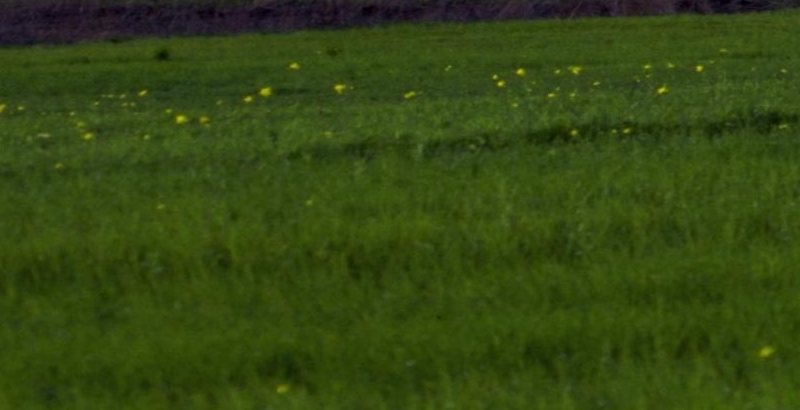
#> input picture artifacts/sky-refs/grass/_src-front.png, 800 x 410 px, given in place of bliss-4k.jpg, which was not available
$ python make-hill.py
#> lines starting #> are read from the running program, lines starting #| are printed output that depends on the picture; after the words box and inside, x2 and y2 are one past the last pixel; in counts of white or black regions, pixels touching at a corner belong together; pictures that were not available may be replaced by others from this repository, and a replacement may not be noted
# Bliss hill enhancer + cutout -> public/assets/bliss-hill.webp. Pillow only.
import time, random
from pathlib import Path
from PIL import Image, ImageFilter, ImageChops, ImageEnhance
t0=time.time()
ROOT=Path(__file__).resolve().parents[1]
OUT=ROOT/'public'/'assets'/'bliss-hill.webp'
PREV=ROOT/'artifacts'/'sky-refs'/'grass'
src=Image.open(ROOT/'public'/'assets'/'bliss-4k.jpg').convert('RGB'); W,H=src.size
#> further down, src is the input picture: PIL image 800x410 RGB; mean R, G, B 51.8, 71.1, 17.7
#> after `W, H = src.size`: W = 800; H = 410
# 1 deblock: light median then blend back
img=Image.blend(src,src.filter(ImageFilter.MedianFilter(3)),0.6)
# 2 grass texture: slightly tilted streak noise, fine (ridge) and coarse (front)
def streaks(sx,sy,sig):
#> called with sx = 1, sy = 5, sig = 50
    w,h=W//sx,H//sy; pw,ph=int(w*1.1)+2,int(h*1.1)+2
#> after `w, h = (W // sx, H // sy)`: w = 800; h = 82
#> after `pw, ph = (int(w * 1.1) + 2, int(h * 1.1) + 2)`: pw = 882; ph = 92
    n=Image.effect_noise((pw,ph),sig).rotate(3,Image.BICUBIC)
    n=n.crop(((pw-w)//2,(ph-h)//2,(pw-w)//2+w,(ph-h)//2+h)).resize((W,H),Image.BICUBIC)
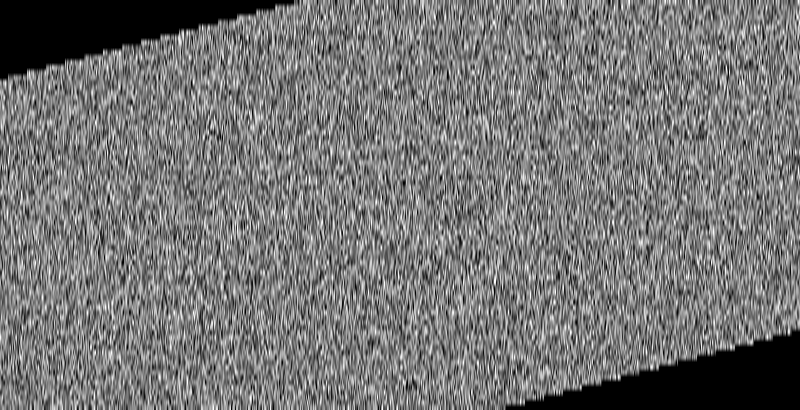
#> n: PIL image 800x410 L; min 0, max 255, mean 117.5
    return n.filter(ImageFilter.GaussianBlur(0.9))
random.seed(1)
fine=ImageChops.add(streaks(1,5,50),streaks(2,7,40),2,0)
coarse=ImageChops.add(streaks(2,13,60),streaks(3,23,50),2,0).filter(ImageFilter.GaussianBlur(1.5))
#> call 3 of streaks, with sx = 2, sy = 13, sig = 60
#> in streaks (call 3), `n=n.crop(((pw-w)//2,(ph-h)//2,(pw-w)//2+w,(ph-h)//2+h)).resize((W,H),I..`:
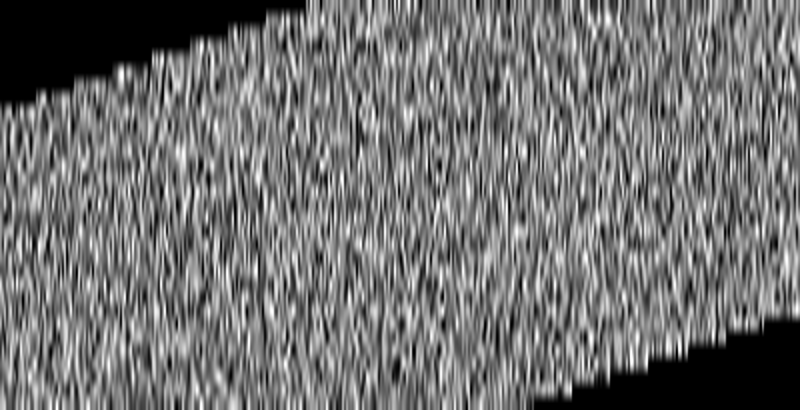
#> n: PIL image 800x410 L; min 0, max 255, mean 114.2
lin=Image.linear_gradient('L').resize((W,H))  # 0 top ->255 bottom
depth=lin.point(lambda v:max(0,min(255,int((v-110)*2.0))))
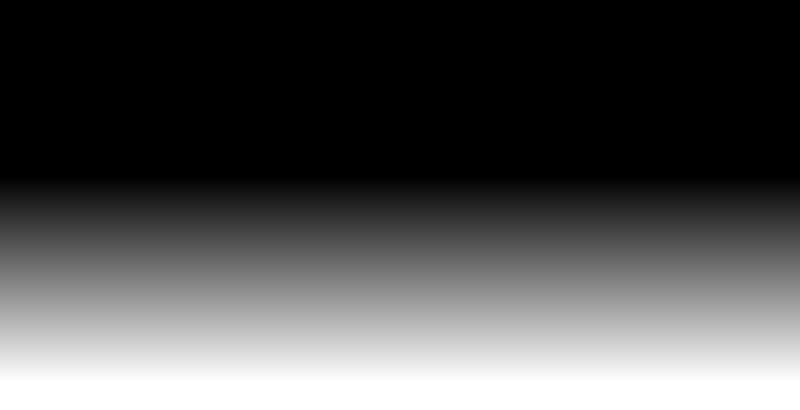
#> depth: PIL image 800x410 L; min 0, max 255, mean 81.4
tex=Image.composite(coarse,fine,depth)
# high-pass the texture so it's zero-mean around 128
tex=ImageChops.subtract(tex,tex.filter(ImageFilter.GaussianBlur(3)),1,128)
# 3 luminance-only: sharpen Y, soft-light texture into Y
y,cb,cr=img.convert('YCbCr').split()
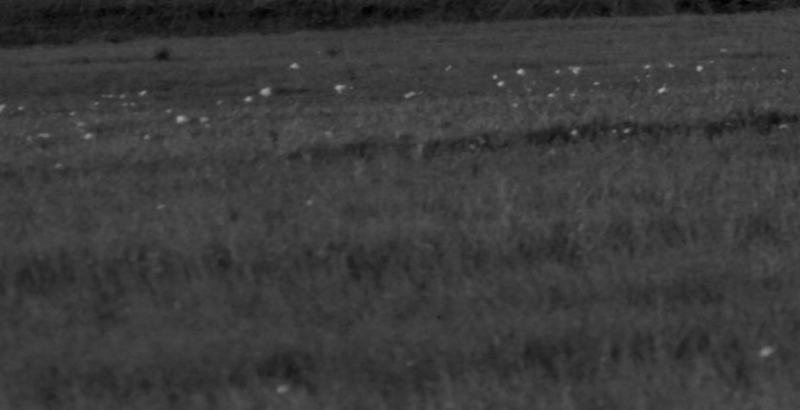
#> y: PIL image 800x410 L; min 3, max 162, mean 58.6
yf=y.filter(ImageFilter.UnsharpMask(1.2,45,3))
yf=Image.composite(y.filter(ImageFilter.UnsharpMask(1.8,60,3)),yf,depth)
tl=Image.composite(tex.point(lambda v:int(128+(v-128)*0.15)),tex.point(lambda v:int(128+(v-128)*0.2)),depth)
# fade the texture out below depth 0.85
cut=int(255*0.85)
fade=lin.point(lambda v:255 if v<=cut else max(0,int(255*(1-(v-cut)/(255-cut)))))
tl=Image.composite(tl,Image.new('L',(W,H),128),fade)
ys=ImageChops.soft_light(yf,tl)
# restrict texture to grass (G-B>8), not sky
r,g,b=src.split()
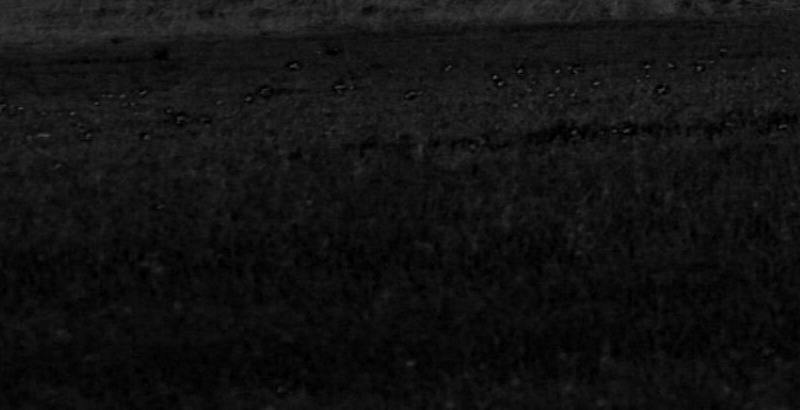
#> b: PIL image 800x410 L; min 0, max 80, mean 17.7
grass=ImageChops.subtract(g,b).point(lambda v:255 if v>8 else 0)
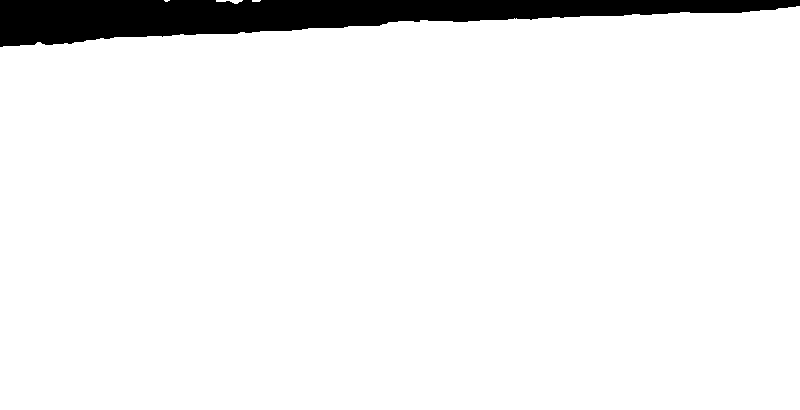
#> grass: PIL image 800x410 L; 93.8% white; 1 black region, box (x1, y1, x2, y2) and area: (0, 0, 800, 47) 20175
ys=Image.composite(ys,yf,grass.filter(ImageFilter.GaussianBlur(2)))
img=Image.merge('YCbCr',(ys,cb,cr)).convert('RGB')
img=ImageEnhance.Color(img).enhance(1.02); img=ImageEnhance.Brightness(img).enhance(1.04)
# 4 cutout: per-column scan from 45% height, first run >=12 grass px
gb=grass.tobytes(); a=bytearray(W*H); y0=int(H*.45)
#> after `y0 = int(H * 0.45)`: y0 = 184
for x in range(W):
    run=0; top=H
    for yy in range(y0,H):
        if gb[yy*W+x]:
            run+=1
            if run>=12: top=yy-11; break
        else: run=0
    for yy in range(top,H): a[yy*W+x]=255
al=Image.frombytes('L',(W,H),bytes(a)).filter(ImageFilter.MinFilter(3)).filter(ImageFilter.GaussianBlur(1.5))
out=img.convert('RGBA'); out.putalpha(al)
out.save(OUT,quality=86,method=4)
# previews (only when the refs folder exists)
def cmp(box,name):
#> called with box = (1500, 1150, 2300, 1600), name = 'compare-ridge.png'
    a_=src.crop(box); b_=out.crop(box).convert('RGB')
#> after `a_ = src.crop(box)`: a_: PIL image 800x450 RGB; every value is 0
    c=Image.new('RGB',(a_.width*2+8,a_.height),'white'); c.paste(a_,(0,0)); c.paste(b_,(a_.width+8,0)); c.save(PREV/name)
#> after `c = Image.new('RGB', (a_.width * 2 + 8, a_.height), 'white')`: c: PIL image 1608x450 RGB; every value is 255
#> after `c.paste(a_, (0, 0))`: c: PIL image 1608x450 RGB; 50.2% white; 1 black region, box (x1, y1, x2, y2) and area: (0, 0, 800, 450) 360000
#> after `c.paste(b_, (a_.width + 8, 0))`: c: PIL image 1608x450 RGB; 0.5% white; 1 white region, box (x1, y1, x2, y2) and area: (800, 0, 808, 450) 3600
if PREV.is_dir():
    cmp((1500,1150,2300,1600),'compare-ridge.png'); cmp((300,1750,1100,2160),'compare-front.png')
#> call 2 of cmp, with box = (300, 1750, 1100, 2160), name = 'compare-front.png'
#> in cmp (call 2), `a_ = src.crop(box)`: a_: PIL image 800x410 RGB; every value is 0
#> in cmp (call 2), `c = Image.new('RGB', (a_.width * 2 + 8, a_.height), 'white')`: c: PIL image 1608x410 RGB; every value is 255
#> in cmp (call 2), `c.paste(a_, (0, 0))`: c: PIL image 1608x410 RGB; 50.2% white; 1 black region, box (x1, y1, x2, y2) and area: (0, 0, 800, 410) 328000
#> in cmp (call 2), `c.paste(b_, (a_.width + 8, 0))`:
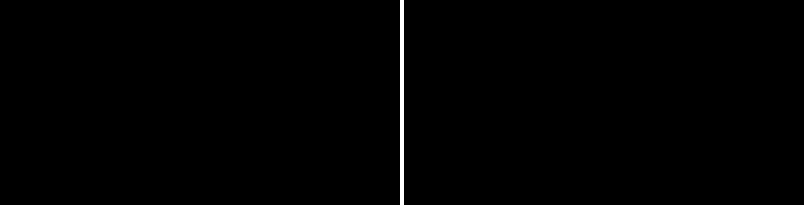
#> c: PIL image 1608x410 RGB (shown at 1/2 size); 0.5% white; 1 white region, box (x1, y1, x2, y2) and area: (800, 0, 808, 410) 3280
#> (the run stopped early here; a loop or call above may not have finished)
